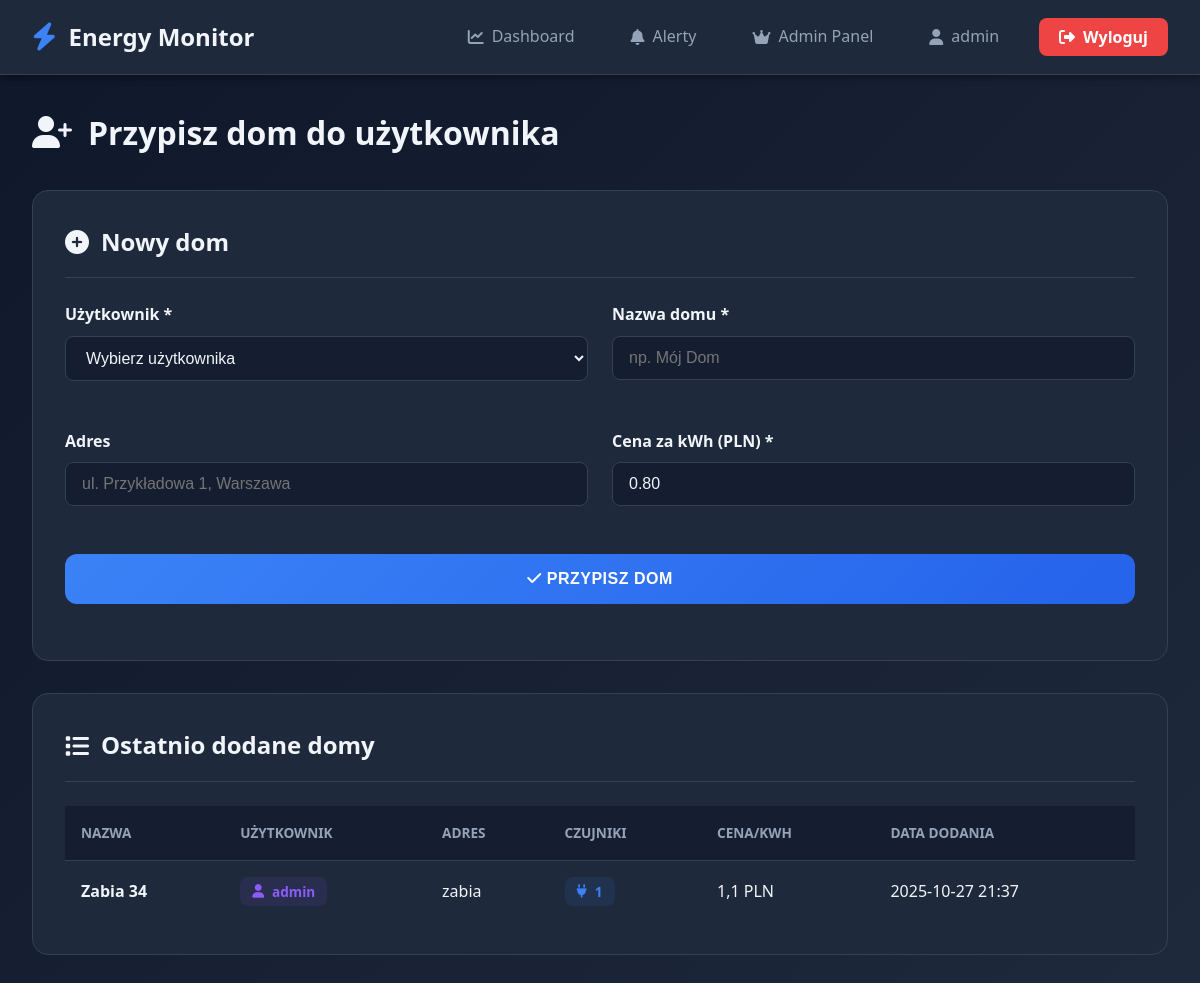
/api/admin-panel/assign/ (signed in), run on an earlier commit of the app's database.
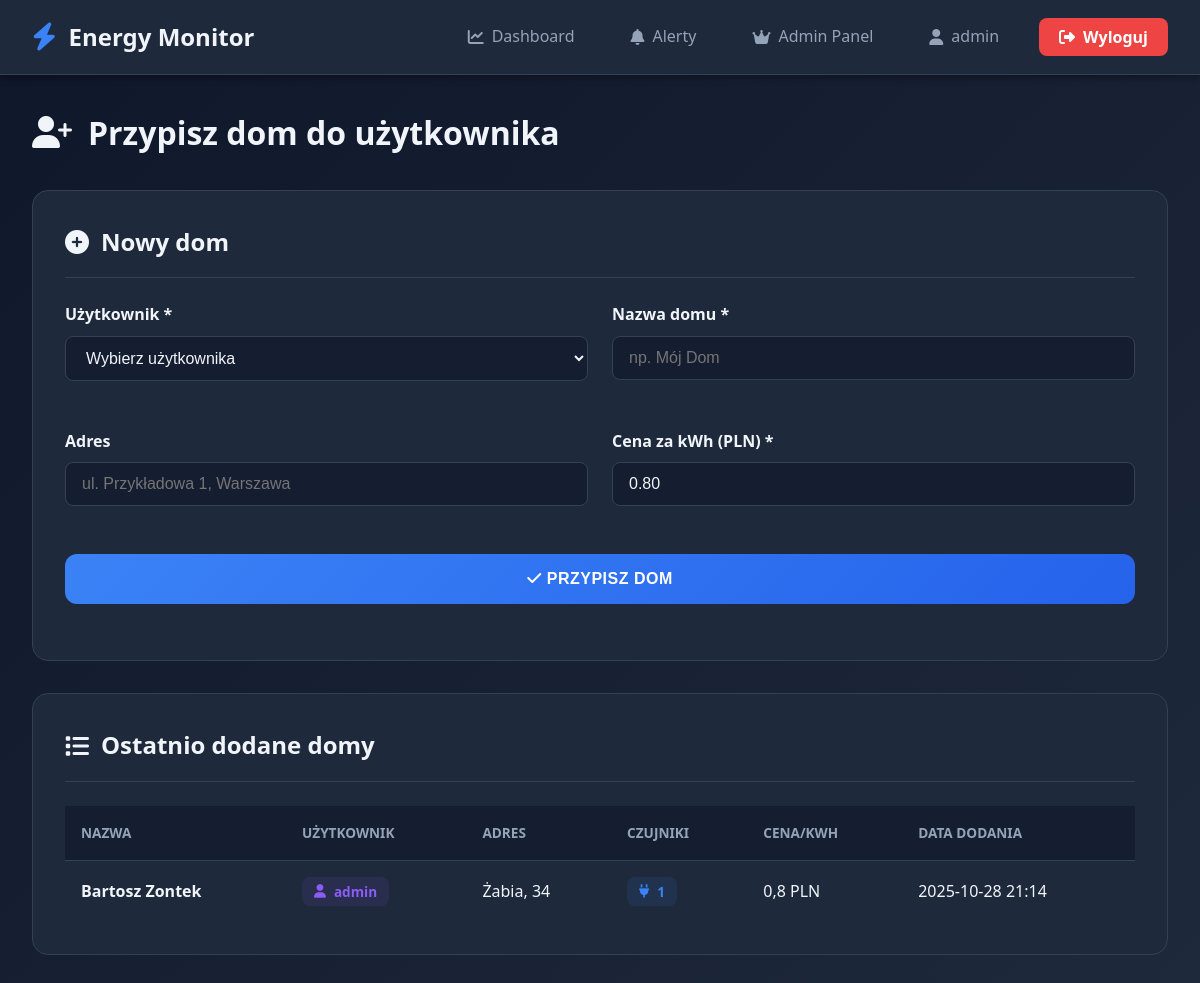
And on a later commit of the database.
### sensors/models.py (models this page shows, shortened)
class House(models.Model):
    user = models.ForeignKey(User, on_delete=models.CASCADE, related_name='houses')
    name = models.CharField(max_length=100, verbose_name="Nazwa")
    address = models.CharField(max_length=255, blank=True, verbose_name="Adres")
    created_at = models.DateTimeField(auto_now_add=True, verbose_name="Data utworzenia")
    price_per_kwh = models.FloatField(default=0.80, verbose_name="Cena za kWh [PLN]")
    monthly_limit_kwh = models.FloatField(
        null=True,
        blank=True,
        verbose_name="Limit miesięczny [kWh]",
        help_text="Alert gdy przekroczono limit"
    )
    alert_email = models.EmailField(
        blank=True,
        verbose_name="Email do alertów",
        help_text="Jeśli pusty, użyje email użytkownika"
    )
    class Meta:
        verbose_name = "Dom"
        verbose_name_plural = "Domy"
        ordering = ['name']

### sensors/views.py (the view, shortened to what this page needs)
# urls.py: path('admin-panel/assign/', assign_house_view, name='assign_house'),
@login_required
def assign_house_view(request):
    if not request.user.is_staff: return HttpResponseForbidden("Brak dostępu")
    users = User.objects.filter(is_active=True).order_by('username')
    all_houses = House.objects.all().select_related('user').order_by('-created_at')[:50]
    context = {'users': users, 'all_houses': all_houses}
    return render(request, 'admin_assign.html', context)

### templates/admin_assign.html (shortened to what this page needs)
{% extends 'base.html' %}
{% block content %}
<div class="assign-container">
  <div class="assign-header">
    <h1><i class="fas fa-user-plus"></i> Przypisz dom do użytkownika</h1>
  </div>
  <div class="form-panel">
    <h2><i class="fas fa-plus-circle"></i> Nowy dom</h2>
    <form method="post">
      <div class="form-grid">
        <div class="form-group">
          <label for="user_id">Użytkownik *</label>
          <select name="user_id" id="user_id" class="form-control" required>
            <option value="">Wybierz użytkownika</option>
          </select>
        </div>
        <div class="form-group">
          <label for="house_name">Nazwa domu *</label>
          <input type="text" name="house_name" id="house_name" class="form-control" placeholder="np. Mój Dom" required>
        </div>
        <div class="form-group">
          <label for="address">Adres</label>
          <input type="text" name="address" id="address" class="form-control" placeholder="ul. Przykładowa 1, Warszawa">
        </div>
        <div class="form-group">
          <label for="price_per_kwh">Cena za kWh (PLN) *</label>
          <input type="number" name="price_per_kwh" id="price_per_kwh" class="form-control" value="0.80" step="0.01" min="0" required>
        </div>
        <div class="form-group full-width">
          <button type="submit" class="btn-submit">
            <i class="fas fa-check"></i> Przypisz dom
          </button>
        </div>
      </div>
    </form>
  </div>
  <div class="houses-list">
    <h2><i class="fas fa-list"></i> Ostatnio dodane domy</h2>
    <table class="houses-table">
      <thead>
        <tr>
          <th>Nazwa</th>
          <th>Użytkownik</th>
          <th>Adres</th>
          <th>Czujniki</th>
          <th>Cena/kWh</th>
          <th>Data dodania</th>
        </tr>
      </thead>
      <tbody>
        {% for house in all_houses %}
        <tr>
          <td>
            <strong>{{ house.name }}</strong>
          </td>
          <td>
            <span class="user-badge">
              <i class="fas fa-user"></i>
              {{ house.user.username }}
            </span>
          </td>
          <td>{{ house.address|default:"Brak adresu" }}</td>
          <td>
            <span class="sensor-count">
              <i class="fas fa-plug"></i>
              {{ house.sensors.count }}
            </span>
          </td>
          <td>{{ house.price_per_kwh }} PLN</td>
          <td>{{ house.created_at|date:"Y-m-d H:i" }}</td>
        </tr>
        {% empty %}
        <tr>
          <td colspan="6" style="text-align: center; color: #64748b; padding: 2rem;">
            Brak domów w systemie
          </td>
        </tr>
        {% endfor %}
      </tbody>
    </table>
  </div>
</div>
{% endblock %}

What changed in the data, as far as the page shows it:
changed House "admin": name "Zabia 34" → "Bartosz Zontek"; address "zabia" → "Żabia, 34"; price_per_kwh "1,1" → "0,8"; created_at "2025-10-27 21:37" → "2025-10-28 21:14"
